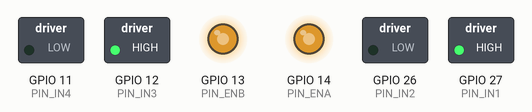
Recording of a sketch running on a simulated ESP32. On the bench: switched loads named in the sketch (green lamp = pin HIGH), output pins drawn as LEDs (lit = HIGH). What the sketch prints to the serial monitor is not drawn.

Above: at 0.1 s.
At 0.6 s:
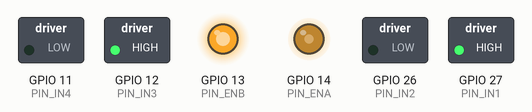
At 1.1 s:
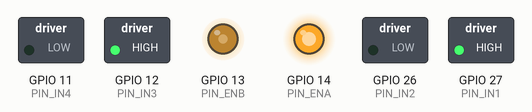
At 2.1 s:
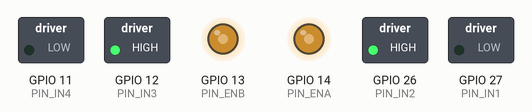
At 2.9 s:
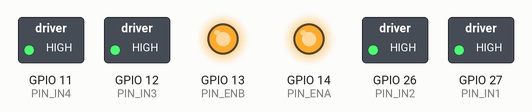
Timing chart, 0 to 4.4 s (numbered marks = the images above):
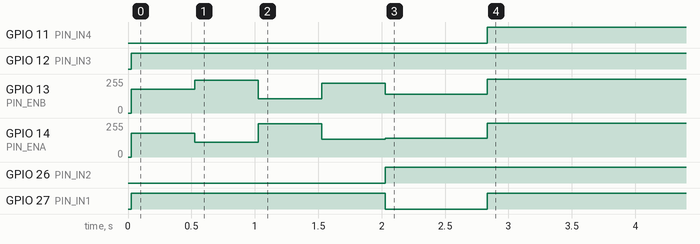

The sketch:

pid_controller.ino
```cpp
#include <Arduino.h>


#define PIN_S1 34  // ADC1_CH6 (Leftmost, Weight = -2)
#define PIN_S2 35  // ADC1_CH7 (Left,     Weight = -1)
#define PIN_S3 32  // ADC1_CH4 (Center,   Weight =  0)
#define PIN_S4 33  // ADC1_CH5 (Right,    Weight = +1)
#define PIN_S5 25  // ADC1_CH8 (Rightmost,Weight = +2)

#define PIN_ENA 14 // Left Motor PWM
#define PIN_IN1 27 // Left Motor Dir A
#define PIN_IN2 26 // Left Motor Dir B

#define PIN_ENB 13 // Right Motor PWM
#define PIN_IN3 12 // Right Motor Dir A
#define PIN_IN4 11 // Right Motor Dir B


// ESP32 LEDC PWM Channels (Replaces standard analogWrite for 5 kHz audible noise suppression)
const int PWM_FREQ        = 5000;  // 5 kHz PWM chopping frequency
const int PWM_RESOLUTION  = 8;     // 8-bit resolution (0 - 255)
const int LEDC_CH_LEFT    = 0;     // Hardware channel 0
const int LEDC_CH_RIGHT   = 1;     // Hardware channel 1

int BASE_SPEED = 180;   // Forward base PWM
const int   MAX_MOTOR_CMD   = 255;   // Maximum clamp limit
const int   MIN_MOTOR_CMD   = -255;  // Reverse clamp limit for pivot spins


// Critically Damped PD Parameters (zeta = 1.0, Ki = 0 to prevent windup at 90 deg turns)
const float KP              = 35.0f; // Proportional Gain (Centroid mapped to [-2.0, +2.0])
const float KD              = 1.45f; // Continuous Derivative Gain (Damping high-speed wobble)
const float KI              = 0.0f;

const float SENSOR_WEIGHTS[5] = {-2.0f, -1.0f, 0.0f, 1.0f, 2.0f};
const float EPSILON           = 0.0001f; // Zero-denominator protection threshold
const int   LINE_LOST_THRESH  = 400;     // Total sum threshold below which line is lost


// Control loop interval (Deterministic 5 ms = 200 Hz execution rate)
const unsigned long LOOP_TIME_US = 5000;


// 4. TEST HARNESS & VALIDATION TOGGLE (Task 9 Requirement)

// Comment this line to run on physical hardware; uncomment to run automated benchmark
#define SIMULATION_MODE

#ifdef SIMULATION_MODE
// 5 Deterministic validation test vectors:
// 1: Center line | 2: Drifting Left | 3: Drifting Right | 4: 90 deg Turn | 5: All White (Lost Line)
const int TEST_VECTORS[5][5] = {
    { 120,  300, 3900,  310,  110 }, // Vector 0: Centered on S3
    {3800, 1200,  180,   80,   50 }, // Vector 1: Sharp Left (S1 active)
    {  40,   90,  210, 1350, 3950 }, // Vector 2: Sharp Right (S5 active)
    {3900, 3850, 3700,  150,   60 }, // Vector 3: 90-deg Left T-junction / Marker
    {  80,   75,   85,   90,   70 }  // Vector 4: Total Line Loss / Surface Gap
};
int sim_step = 0;
#endif

// 5. GLOBAL STATE VARIABLES
int   cal_min[5] = {200, 200, 200, 200, 200}; // Min reflectance baseline
int   cal_max[5] = {3800, 3800, 3800, 3800, 3800}; // Max black reflectance baseline
float last_error = 0.0f;
unsigned long last_execution_time = 0;
unsigned long lost_line_timer = 0;
bool  is_line_lost = false;


// 6. FUNCTION DECLARATIONS
float compute_line_centroid(const float readings[5], bool &valid_line);
int   clamp_motor_command(int command, int min_val, int max_val);
void  apply_motor_drive(int left_speed, int right_speed);
void  execute_active_brake();
void  handle_lost_line_recovery(float last_known_error);
void  stream_telemetry(unsigned long t_ms, const float s[5], float pos, float err, int left_cmd, int right_cmd);


void setup() {
    Serial.begin(115200);
    while (!Serial && millis() < 2000); // Startup grace period

    Serial.println(F("\n========================================================"));
    Serial.println(F(" Meshmerize LMS Controller — Initializing ESP32 Subsystem"));
    Serial.println(F(" Appendix A Compliance Verified: L298N + 5-Ch ADC1 Array"));
    Serial.println(F("========================================================"));

    // Direction Pin Configurations
    pinMode(PIN_IN1, OUTPUT);
    pinMode(PIN_IN2, OUTPUT);
    pinMode(PIN_IN3, OUTPUT);
    pinMode(PIN_IN4, OUTPUT);

    // Motor driver inputs default to LOW (Hi-Z coast at startup)
    digitalWrite(PIN_IN1, LOW);
    digitalWrite(PIN_IN2, LOW);
    digitalWrite(PIN_IN3, LOW);
    digitalWrite(PIN_IN4, LOW);

    // High-Resolution LEDC Timer PWM configuration
    ledcSetup(LEDC_CH_LEFT, PWM_FREQ, PWM_RESOLUTION);
    ledcSetup(LEDC_CH_RIGHT, PWM_FREQ, PWM_RESOLUTION);
    ledcAttachPin(PIN_ENA, LEDC_CH_LEFT);
    ledcAttachPin(PIN_ENB, LEDC_CH_RIGHT);

    // Set analog attenuation for full 0-3.3V rail (11dB gives full 12-bit range 0-4095)
    analogSetAttenuation(ADC_11db);

    #ifndef SIMULATION_MODE
    Serial.println(F("[CAL] Calibrating Sensor Baseline. Sweep robot across track..."));
    unsigned long cal_start = millis();
    while (millis() - cal_start < 3000) {
        int raw[5] = {
            analogRead(PIN_S1), analogRead(PIN_S2), analogRead(PIN_S3),
            analogRead(PIN_S4), analogRead(PIN_S5)
        };
        for (int i = 0; i < 5; i++) {
            if (raw[i] < cal_min[i]) cal_min[i] = raw[i];
            if (raw[i] > cal_max[i]) cal_max[i] = raw[i];
        }
        delay(10);
    }
    Serial.println(F("[CAL] Calibration Complete. Starting 200 Hz PID Loop."));
    #else
    Serial.println(F("[SIM] RUNNING IN TEST HARNESS BENCHMARK MODE (5 TEST VECTORS)"));
    #endif

    last_execution_time = micros();
}


// 8. MAIN CONTROL LOOP (Deterministic 200 Hz Cycle)

void loop() {
    // Deterministic loop rate enforcement
    unsigned long current_time = micros();
    if (current_time - last_execution_time < LOOP_TIME_US) {
        return;
    }
    float dt = (current_time - last_execution_time) / 1000000.0f; // Seconds
    last_execution_time = current_time;

    float normalized_readings[5];
    int raw_readings[5];


    // Step A: Signal Acquisition & Min-Max Normalization (0.0 to 1000.0)

    #ifdef SIMULATION_MODE
    // Fetch from deterministic hard-coded vectors
    for (int i = 0; i < 5; i++) {
        raw_readings[i] = TEST_VECTORS[sim_step][i];
    }
    #else
    raw_readings[0] = analogRead(PIN_S1);
    raw_readings[1] = analogRead(PIN_S2);
    raw_readings[2] = analogRead(PIN_S3);
    raw_readings[3] = analogRead(PIN_S4);
    raw_readings[4] = analogRead(PIN_S5);
    #endif

    for (int i = 0; i < 5; i++) {
        // Linear rescale to [0, 1000] based on calibration bounds
        float norm = (float)(raw_readings[i] - cal_min[i]) / (float)(cal_max[i] - cal_min[i]) * 1000.0f;
        if (norm < 0.0f) norm = 0.0f;
        if (norm > 1000.0f) norm = 1000.0f;
        normalized_readings[i] = norm;
    }

    // Step B: Task 1 - Centroid Estimation with Zero-Denominator Protection
    bool valid_line = false;
    float position = compute_line_centroid(normalized_readings, valid_line);

    // Step C: Task 3 - Error Computation & Lost-Line Safety Watchdog
    int left_motor_cmd = 0;
    int right_motor_cmd = 0;

    if (!valid_line) {
        // LOST-LINE CONDITION TRIGGERED
        if (!is_line_lost) {
            is_line_lost = true;
            lost_line_timer = millis();
        }
        handle_lost_line_recovery(last_error);
        return; // Skip PID when tracking is lost
    } else {
        // Line detected: clear safety recovery flags
        is_line_lost = false;

        // Setpoint is line center (0.0). Error range: [-2.0, +2.0]
        float error = position - 0.0f;

        // Band-limited derivative calculation
        float derivative = (error - last_error) / dt;
        last_error = error;

        // Discrete PD equation
        float steering_adjustment = (KP * error) + (KD * derivative);

        // Step D: Differential Steering & Task 1 Motor Clamping
        int target_left  = (int)(BASE_SPEED + steering_adjustment);
        int target_right = (int)(BASE_SPEED - steering_adjustment);

        left_motor_cmd  = clamp_motor_command(target_left, MIN_MOTOR_CMD, MAX_MOTOR_CMD);
        right_motor_cmd = clamp_motor_command(target_right, MIN_MOTOR_CMD, MAX_MOTOR_CMD);

        apply_motor_drive(left_motor_cmd, right_motor_cmd);

        // Step E: Task 7 Telemetry Frame Broadcast
        stream_telemetry(millis(), normalized_readings, position, error, left_motor_cmd, right_motor_cmd);
    }

    #ifdef SIMULATION_MODE
    delay(500); // Benchmarking pacing for readable serial verification
    sim_step = (sim_step + 1) % 5;
    #endif
}

// 9. CORE ENGINEERING IMPLEMENTATIONS

/**
 * Task 1 Sub-problem 1: Weighted Centroid Line-Position Estimator
 * Formula: p = sum(w_i * S_i) / sum(S_i)
 */
float compute_line_centroid(const float readings[5], bool &valid_line) {
    float weighted_sum = 0.0f;
    float sum_intensity = 0.0f;

    for (int i = 0; i < 5; i++) {
        weighted_sum += readings[i] * SENSOR_WEIGHTS[i];
        sum_intensity += readings[i];
    }

    // Zero-denominator check & all-white check
    if (sum_intensity < (float)LINE_LOST_THRESH || sum_intensity < EPSILON) {
        valid_line = false;
        return 0.0f; // Undefined position
    }

    valid_line = true;
    return (weighted_sum / sum_intensity);
}

/**
 * Task 1 Sub-problem 2: Motor-Command Limiting while Preserving Sign
 * Implements strict hardware bounds [-255, +255].
 */
int clamp_motor_command(int command, int min_val, int max_val) {
    if (command > max_val) return max_val;
    if (command < min_val) return min_val;
    return command;
}

/**
 * Dual H-Bridge Motor Control for L298N Hardware Logic
 * Preserves bidirectional motion for counter-rotational pivot turns.
 */
void apply_motor_drive(int left_speed, int right_speed) {
    // Left Motor Direction
    if (left_speed > 0) {
        digitalWrite(PIN_IN1, HIGH);
        digitalWrite(PIN_IN2, LOW);
        ledcWrite(LEDC_CH_LEFT, left_speed);
    } else if (left_speed < 0) {
        digitalWrite(PIN_IN1, LOW);
        digitalWrite(PIN_IN2, HIGH);
        ledcWrite(LEDC_CH_LEFT, abs(left_speed));
    } else {
        // Active Short Brake
        digitalWrite(PIN_IN1, HIGH);
        digitalWrite(PIN_IN2, HIGH);
        ledcWrite(LEDC_CH_LEFT, 255);
    }

    // Right Motor Direction
    if (right_speed > 0) {
        digitalWrite(PIN_IN3, HIGH);
        digitalWrite(PIN_IN4, LOW);
        ledcWrite(LEDC_CH_RIGHT, right_speed);
    } else if (right_speed < 0) {
        digitalWrite(PIN_IN3, LOW);
        digitalWrite(PIN_IN4, HIGH);
        ledcWrite(LEDC_CH_RIGHT, abs(right_speed));
    } else {
        // Active Short Brake
        digitalWrite(PIN_IN3, HIGH);
        digitalWrite(PIN_IN4, HIGH);
        ledcWrite(LEDC_CH_RIGHT, 255);
    }
}

/**
 * Task 3 & Task 6: Active Short-Brake (Suppresses Back-EMF & Eliminates Inertial Drift)
 */
void execute_active_brake() {
    digitalWrite(PIN_IN1, HIGH);
    digitalWrite(PIN_IN2, HIGH);
    digitalWrite(PIN_IN3, HIGH);
    digitalWrite(PIN_IN4, HIGH);
    ledcWrite(LEDC_CH_LEFT, 255);
    ledcWrite(LEDC_CH_RIGHT, 255);
}

/**
 * Task 3 Lost-Line Handling: Memory-Guided Recovery & Watchdog Safe-Stop
 * If line was lost towards the left, pivot left; if lost to right, pivot right.
 * If not recaptured within 800 ms, trigger emergency active brake.
 */
void handle_lost_line_recovery(float last_known_error) {
    unsigned long elapsed = millis() - lost_line_timer;

    if (elapsed > 800) {
        // 800 ms Watchdog Timeout: Emergency Safe Stop
        execute_active_brake();
        Serial.println(F("[SAFETY] EMERGENCY WATCHDOG TRIGGERED: LINE LOST > 800ms. MOTORS BRAKED."));
        return;
    }

    // Search pivot speed
    const int RECOVERY_PIVOT_SPEED = 140;

    if (last_known_error < -0.2f) {
        // Line lost to left -> Spin Counter-Clockwise
        apply_motor_drive(-RECOVERY_PIVOT_SPEED, RECOVERY_PIVOT_SPEED);
        Serial.println(F("[RECOVERY] SEARCHING LEFT (CCW PIVOT)..."));
    } else if (last_known_error > 0.2f) {
        // Line lost to right -> Spin Clockwise
        apply_motor_drive(RECOVERY_PIVOT_SPEED, -RECOVERY_PIVOT_SPEED);
        Serial.println(F("[RECOVERY] SEARCHING RIGHT (CW PIVOT)..."));
    } else {
        // Lost straight ahead (e.g. step gap): creep slowly forward
        apply_motor_drive(100, 100);
        Serial.println(F("[RECOVERY] CREEPING FORWARD ACROSS GAP..."));
    }
}


//Task 7 Telemetry Streaming: Structured CSV Frame Format
void stream_telemetry(unsigned long t_ms, const float s[5], float pos, float err, int left_cmd, int right_cmd) {
    // Format: $TLM,<time>,<S1..S5>,<pos>,<err>,<L_PWM>,<R_PWM>\n
    Serial.print(F("$TLM,"));
    Serial.print(t_ms);
    Serial.print(F(","));
    for (int i = 0; i < 5; i++) {
        Serial.print((int)s[i]);
        Serial.print(F(","));
    }
    Serial.print(pos, 2);
    Serial.print(F(","));
    Serial.print(err, 2);
    Serial.print(F(","));
    Serial.print(left_cmd);
    Serial.print(F(","));
    Serial.println(right_cmd);
}
```

Measured:
- by itself, GPIO 11 (PIN_IN4): LOW → HIGH at 2.8 s
- by itself, GPIO 12 (PIN_IN3): LOW → HIGH at 0.03 s
- by itself, GPIO 26 (PIN_IN2): LOW → HIGH at 2.0 s
- by itself, GPIO 27 (PIN_IN1): LOW → HIGH at 0.03 s, → LOW 2.0 s later, → HIGH 0.80 s later
- by itself, GPIO 13 (PIN_ENB): 0/255 → 178/255 at 0.03 s, → 246/255 0.50 s later, → 108/255 0.50 s later, → 222/255 0.50 s later, … (6 changes in this stretch)
- by itself, GPIO 14 (PIN_ENA): 0/255 → 179/255 at 0.03 s, → 112/255 0.50 s later, → 250/255 0.50 s later, → 135/255 0.50 s later, … (6 changes in this stretch)
